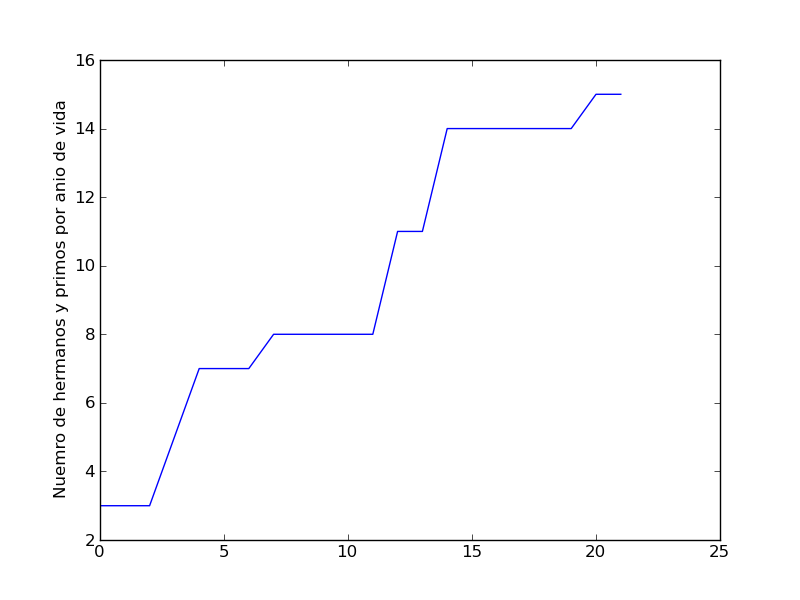

Source code (Python):
#Python usa librerias como matplotlib con objetos predeterminados como pyplot que tienen propiedades que permiten enviar las instrucciones a la maquina de una forma resumida. Matplotlib es una libreria para crear graficas en 2 dimensiones. 
import matplotlib.pyplot as plt
#Construimos el objeto plt introduciendo valores que se grafican contra el numero de entrada. Por ejemplo si queremos graficar el crecimiento de un material por dia en centimetros. 
plt.plot([3,3,3,5,7,7,7,8,8,8,8,8,11,11,14,14,14,14,14,14,15,15])
#Con esta isntruccion colocamos un titulo al eje Y de la grafica. 
plt.ylabel('Nuemro de hermanos y primos por anio de vida')
#Con esta isntruccion guardamos la imagen con el formato que queramos.
plt.savefig('temp.png')
#Con esta instruccion mostramos la figura. 
plt.show()

